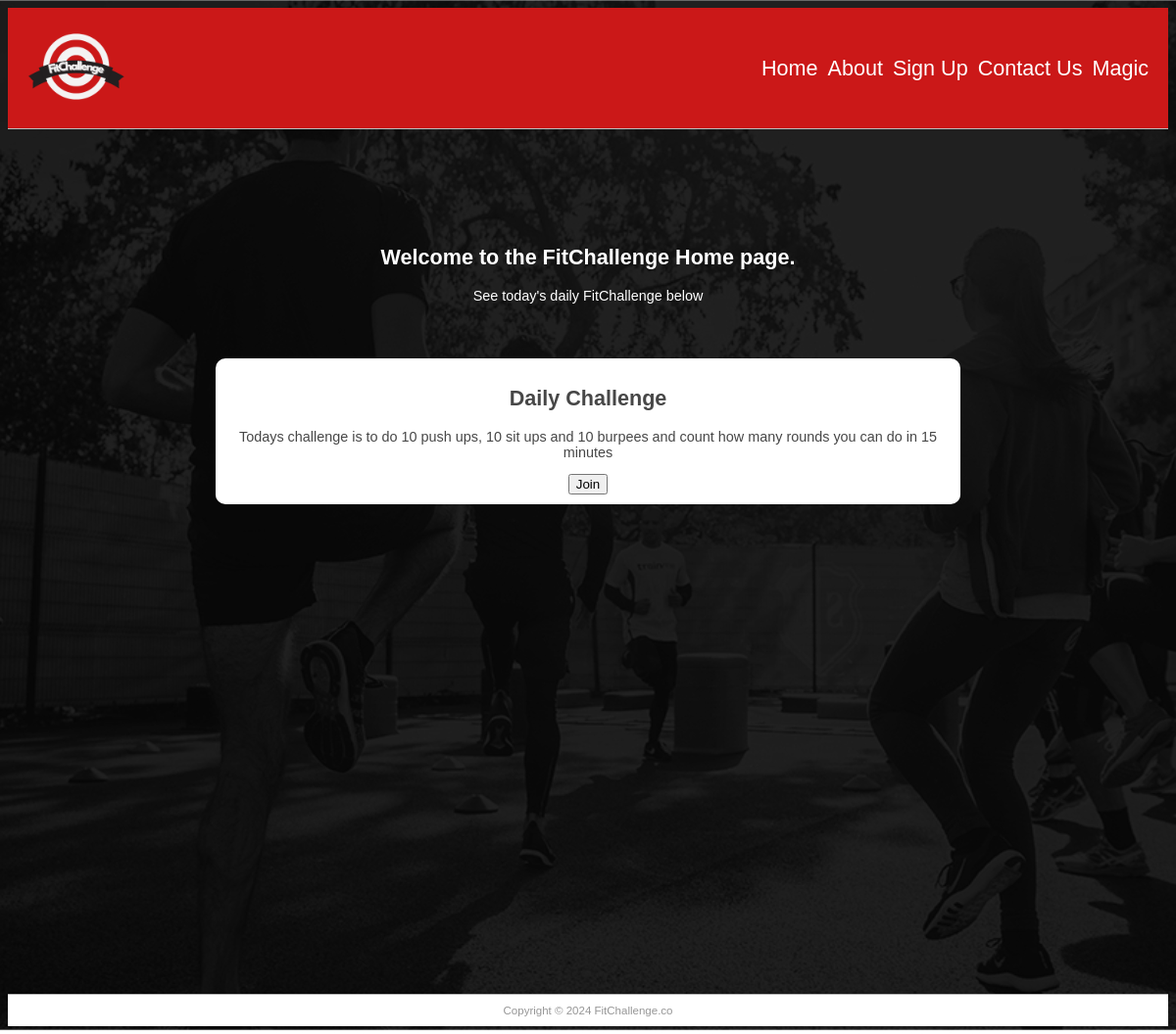
The page / on the database its author committed.
### pages/models.py (models this page shows)
class Page(models.Model):
    title = models.CharField(max_length=60)
    permalink = models.CharField(max_length=12, unique=True)
    update_date = models.DateTimeField('Last Updated')
    create_date = models.DateField('First Published', default = datetime.date.today)
    bodytext = models.TextField('Page Content', blank=True)
    daily_challenge = models.TextField('Daily challenge', blank=True)

### pages/views.py (the view)
# urls.py: path('', views.index, name='index'),
def index(request):
    pg = Page.objects.get(permalink='/')
    context = {
		'title': pg.title,
		'content': pg.bodytext,
        'daily': pg.daily_challenge,
		'last_updated': pg.update_date,
		'page_list': Page.objects.all(),
	}
    return render(request, 'pages/indexpage.html', context)

### pages/templates/pages/indexpage.html (shortened to what this page needs)
{% extends "index.html" %}
{% block navbar %}
    {% for page in page_list %}
        <li><a href="{{ page.permalink }}">{{ page.title }}</a></li>
    {% endfor %}
{% endblock navbar %}
{% block main_content %}
        <h1>Welcome to the FitChallenge {{ title }} page.</h1>
        {% autoescape off %}
        <p>{{ content }}</p>
        {% endautoescape %}
        <br>
        <br>
        <div class="daily-challenge">
            <div class="challenge-header">
                <h2>Daily Challenge</h2>
            </div>
            <div class="challenge-details">
                <p>{{ daily }}</p>
            </div>
            <div class="challenge-action">
                <button id="joinButton" class="button button-join">Join</button>
            </div>
        </div>
{% endblock main_content %}

### pages/templates/index.html (shortened to what this page needs)
{% load static %}
<!doctype html>
<html>
	<head>
		<link href="{% static 'index.css' %}" rel="stylesheet" type="text/css">
	</head>
	<body>
		<div id="navbar">
			<div id="logo" class="logo-container">
				<img src="{% static 'logo.png' %}" alt="">
			</div>
			<nav id="nav">
				<ul>
					{% block navbar %}{% endblock navbar %}
				</ul>
			</nav>
		</div>
		<div id="wrapper">
			<section id="main">
				{% block main_content %}{% endblock main_content %}
			</section>
		</div>
		<footer id="footer">Copyright &copy; 2024 FitChallenge.co</footer>
	</body>
</html>

### ca229_project_site/static/index.css (style rules this page uses)
body { background-color: #474747; font-family: Arial; font-size: 0.9em; text-align: justify; color: #ffffff; background-image: url('background.jpg'); background-size: cover; background-position: center; }
.logo-container img { width: 100px; height: auto; }
#wrapper { margin: 0 auto; max-width: 800px; display: flex; flex-direction: column; align-items: center; }
#navbar { background-color: #CB1818; border-bottom: thin solid #BBBBBB; padding: 10px 20px; display: flex; justify-content: space-between; }
#nav { display: flex; align-items: center;; margin-top: 0; margin-bottom: 0; }
#nav ul { margin: 0; padding: 0; list-style-type: none; display: flex; }
#nav li { margin-right: 10px; font-size: 1em; color: #ffffff; position: relative; }
#nav li:last-child { margin-right: 0; border-bottom: none; }
#nav li a { text-decoration: none; color: #ffffff; font-size: 1.5em; }
#nav li a::after { content: ''; position: absolute; left: 0; bottom: -2px; height: 2px; width: 0; background-color: #FFFFFF; transition: width 0.3s; }
#main { margin-top: 100px; text-align: center; padding: 0 20px; }
.daily-challenge { background-color: #ffffff; border-radius: 10px; color: #474747; padding-top: 10px; padding-bottom: 10px; padding-left: -30px; padding-right: -30px; margin-top: 10px; }
#footer { text-align: center; font-size: 0.8em; margin-top: 500px; padding-top: 10px; padding-bottom: 10px; background-color: #FFFFFF; border-top: thin solid #BBBBBB; clear: both; color: #969696; }

### rows shown on the page
Page: title "Home", bodytext "See today's daily FitChallenge below", daily_challenge "Todays challenge is to do 10 push ups, 10 sit ups and 10 burpees and count how many rounds you can do in 15 minutes"
Page: title "About"
Page: title "Sign Up"
Page: title "Contact Us"
Page: title "Magic"
